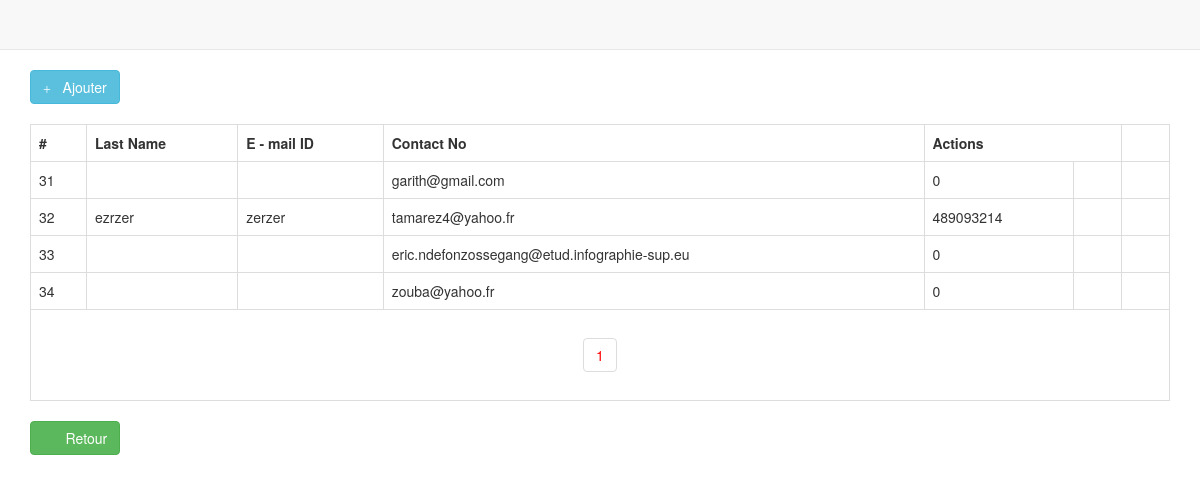
/register.php, run on the app's committed database.
### tables this page shows
CREATE TABLE IF NOT EXISTS `tbl_users` (
  `id` int(11) NOT NULL AUTO_INCREMENT,
  `first_name` varchar(25) NOT NULL,
  `last_name` varchar(25) NOT NULL,
  `email_id` varchar(50) NOT NULL,
  `contact_no` bigint(10) NOT NULL,
  PRIMARY KEY (`id`)
);

### class.crud.php (the view, shortened to what this page needs)
<?php
class crud
{
 private $db;
 function __construct($DB_con)
 {
  $this->db = $DB_con;
 }
 public function dataview($query)
 {
  $stmt = $this->db->prepare($query);
  $stmt->execute();
  if($stmt->rowCount()>0)
  {
   while($row=$stmt->fetch(PDO::FETCH_ASSOC))
   {
    ?>
                <tr>
                <td><?php print($row['id']); ?></td>
                <td><?php print($row['first_name']); ?></td>
                <td><?php print($row['last_name']); ?></td>
                <td><?php print($row['email_id']); ?></td>
                <td><?php print($row['contact_no']); ?></td>
                <td align="center">
                <a href="Edit.php?edit_id=<?php print($row['id']); ?>"><i class="glyphicon glyphicon-edit"></i></a>
                </td>
                <td align="center">
                <a href="delete.php?delete_id=<?php print($row['id']); ?>"><i class="glyphicon glyphicon-remove-circle"></i></a>
                </td>
                </tr>
                <?php
   }
  }
  else
  {
   ?>
            <tr>
            <td>Nothing here...</td>
            </tr>
            <?php
  }
 }
 public function paginglink($query,$records_per_page)
 {
  $self = $_SERVER['PHP_SELF'];
  $stmt = $this->db->prepare($query);
  $stmt->execute();
  $total_no_of_records = $stmt->rowCount();
  if($total_no_of_records > 0)
  {
   ?><ul class="pagination"><?php
   $total_no_of_pages=ceil($total_no_of_records/$records_per_page);
   $current_page=1;
   for($i=1;$i<=$total_no_of_pages;$i++)
   {
    if($i==$current_page)
    {
     echo "<li><a href='".$self."?page_no=".$i."' style='color:red;'>".$i."</a></li>";
    }
    else
    {
     echo "<li><a href='".$self."?page_no=".$i."'>".$i."</a></li>";
    }
   }
   ?></ul><?php
  }
 }
}

### header.php (shortened to what this page needs)
<!DOCTYPE html PUBLIC "-//W3C//DTD XHTML 1.0 Transitional//EN" "http://www.w3.org/TR/xhtml1/DTD/xhtml1-transitional.dtd">
<html xmlns="http://www.w3.org/1999/xhtml">
 <head>
    <link href="http://cdnjs.cloudflare.com/ajax/libs/font-awesome/4.3.0/css/font-awesome.min.css"
    rel="stylesheet" type="text/css">
    <link href="https://bootswatch.com/yeti/bootstrap.css"
    rel="stylesheet" type="text/css">
  </head>
<body>
<div class="navbar navbar-default navbar-static-top" role="navigation">
</div>

### register.php (shortened to what this page needs)
<?php
include_once 'db_Config.php';
?>
<?php include_once 'header.php'; ?>
<div class="container">
<a href="Add_Data.php" class="btn btn-large btn-info"><i class="glyphicon glyphicon-plus"></i> &nbsp; Ajouter</a>
</div>
<div class="clearfix"></div><br />
<div class="container">
     <table class='table table-bordered table-responsive'>
     <tr>
     <th>#</th>
     <th>Last Name</th>
     <th>E - mail ID</th>
     <th>Contact No</th>
     <th colspan="2" align="center">Actions</th>
     </tr>
     <?php
  $query = "SELECT * FROM tbl_users";
  $records_per_page=10;
  $newquery = $crud->paging($query,$records_per_page);
  $crud->dataview($newquery);
  ?>
    <tr>
        <td colspan="7" align="center">
    <div class="pagination-wrap">
            <?php $crud->paginglink($query,$records_per_page); ?>
         </div>
        </td>
    </tr>
</table>
   <a href="index.php" class="btn btn-large btn-success"><i class="glyphicon glyphicon-backward"></i> &nbsp; Retour</a>
</div>
<?php include_once 'footer.php'; ?>

### footer.php (shortened to what this page needs)
</body>
</html>

### data on the page
tbl_users: id "31", email "garith@gmail.com", contact_no "0"
tbl_users: id "32", first_name "ezrzer", last_name "zerzer", email "tamarez4@yahoo.fr", contact_no "489093214"
tbl_users: id "33", email "eric.ndefonzossegang@etud.infographie-sup.eu", contact_no "0"
tbl_users: id "34", email "zouba@yahoo.fr", contact_no "0"
